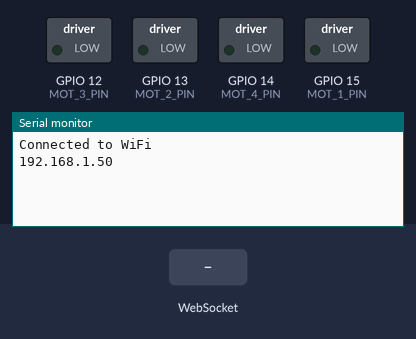
Simulated run of this sketch. Board: ESP8266 (NodeMCU). Shown: switched loads named in the sketch (green lamp = pin HIGH), the last lines printed to the serial monitor. The inputs (shaded band) are chosen by the test bench. WiFi joins after 1.5 s; servers stay silent unless stated.

Above: at 2.7 s.
2.8 s: WebSocket text "PM1.0 :" received
At 3.6 s:
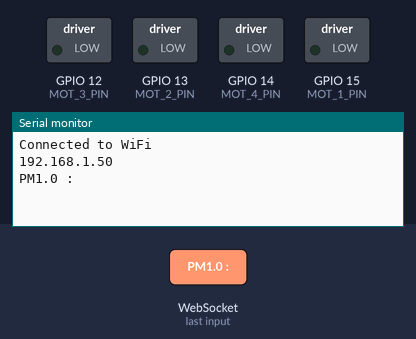
4.3 s: WebSocket text "m1" received
At 4.7 s:
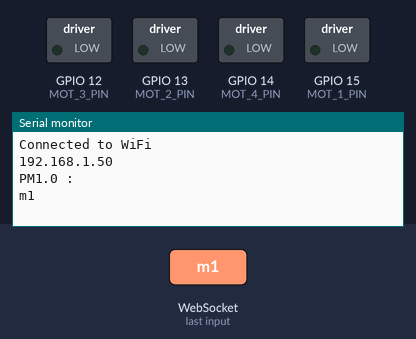

Measured:
- after the input at 2.8 s, the serial monitor: prints a new line at once (image 1)
- after the input at 4.3 s, the serial monitor: prints a new line at once (image 2)

The sketch:

carbo_tyla_firmware.ino
```cpp
// Firmware za Carbo Tyla V1.0
// Last edited: 5.11.2025.

// LED PIN -> 2

//#include <PMS.h>
//#include <SoftwareSerial.h>

#include <ESP8266WiFi.h>
#include <WebSocketsServer.h>

#define ssid "bojinovic"
#define password "dmnkb2023"

//SoftwareSerial Serial_1(2, 1);

//PMS pms(Serial_1);
//PMS::DATA data;

WebSocketsServer webSocket = WebSocketsServer(81);

#define MOT_1_PIN 15
#define MOT_2_PIN 13
#define MOT_3_PIN 12
#define MOT_4_PIN 14

int mot_1, mot_2, mot_3, mot_4;

int delay_time = 0;

bool f_time = false;

/*
  if (msg == "run" || msg == "true") {
    if (f_time == false) {
      for (int i = 0; i < 255; i++) {
        analogWrite(MOT_1_PIN, i);
        analogWrite(MOT_2_PIN, i);
        analogWrite(MOT_3_PIN, i);
        analogWrite(MOT_4_PIN, i);
        delay(10);
        f_time = true;
      }
    } else return;
  } else if (msg == "stop" || msg == "false") {
    if (f_time == true) {
      for (int j = 255; j > 0; j--) {
        analogWrite(MOT_1_PIN, j);
        analogWrite(MOT_2_PIN, j);
        analogWrite(MOT_3_PIN, j);
        analogWrite(MOT_4_PIN, j);
        delay(10);
      }
      f_time = false;
      analogWrite(MOT_1_PIN, 0);
      analogWrite(MOT_2_PIN, 0);
      analogWrite(MOT_3_PIN, 0);
      analogWrite(MOT_4_PIN, 0);
    } else return;
  }
*/


void runMotors(String msg) {
  if (msg == "") return;


  if (msg.startsWith("m1")) {
    mot_1 = msg.substring(3).toInt();
    //Serial.print("mot_1: ");
    //Serial.println(mot_1);
    analogWrite(MOT_1_PIN, map(mot_1, 0, 100, 0, 255));
  } else if (msg.startsWith("m2")) {
    mot_2 = msg.substring(3).toInt();
    //Serial.print("mot_2: ");
    //Serial.println(mot_2);
    analogWrite(MOT_2_PIN, map(mot_2, 0, 100, 0, 255));
  } else if (msg.startsWith("m3")) {
    mot_3 = msg.substring(3).toInt();
    //Serial.print("mot_3: ");
    //Serial.println(mot_3);
    analogWrite(MOT_3_PIN, map(mot_3, 0, 100, 0, 255));
  } else if (msg.startsWith("m4")) {
    mot_4 = msg.substring(3).toInt();
    //Serial.print("mot_4: ");
    //Serial.println(mot_4);
    analogWrite(MOT_4_PIN, map(mot_4, 0, 100, 0, 255));
  } else {
    char delimiter = ',';  // character to split by

    int start = 0;
    int end = msg.indexOf(delimiter);

    while (end != -1) {
      String part = msg.substring(start, end);
      //Serial.println(part); // print each part
      start = end + 1;
      end = msg.indexOf(delimiter, start);
      mot_1 = map(part.toInt(), 0, 100, 0, 255);
      mot_2 = map(part.toInt(), 0, 100, 0, 255);
      mot_3 = map(part.toInt(), 0, 100, 0, 255);
      mot_4 = map(part.toInt(), 0, 100, 0, 255);
    }

    String lastPart = msg.substring(start);
    //Serial.println(lastPart);

    if (mot_1 > 5) {
      analogWrite(MOT_1_PIN, mot_1);
      analogWrite(MOT_2_PIN, mot_2);
      analogWrite(MOT_3_PIN, mot_3);
      analogWrite(MOT_4_PIN, mot_4);
    } else {
      analogWrite(MOT_1_PIN, 0);
      analogWrite(MOT_2_PIN, 0);
      analogWrite(MOT_3_PIN, 0);
      analogWrite(MOT_4_PIN, 0);
    }
  }
}

void checkMessage(String msg) {
  Serial.println(msg);
  runMotors(msg);
}

void webSocketEvent(uint8_t num, WStype_t type, uint8_t *payload, size_t length) {
  if (type == WStype_TEXT) {
    String message = String((char*)payload);
    webSocket.sendTXT(num, message);
    checkMessage(message);
  }
}

void setup() {
  //Serial_1.begin(9600);
  Serial.begin(115200);

    pinMode(MOT_1_PIN, OUTPUT);
    pinMode(MOT_2_PIN, OUTPUT);
    pinMode(MOT_3_PIN, OUTPUT);
    pinMode(MOT_4_PIN, OUTPUT);

    analogWrite(MOT_1_PIN, 0);
    analogWrite(MOT_2_PIN, 0);
    analogWrite(MOT_3_PIN, 0);
    analogWrite(MOT_4_PIN, 0);


  WiFi.begin(ssid, password);
  while (WiFi.status() != WL_CONNECTED) {
    //Serial.println(".");
    delay(500);
  }

  Serial.println("Connected to WiFi");
  Serial.println(WiFi.localIP());

  webSocket.begin();
  webSocket.onEvent(webSocketEvent);
}

void loop() {
  webSocket.loop();
  //if (pms.read(data)) {
  //  Serial.println("PM1.0 :" + String(data.PM_AE_UG_1_0) + "(ug/m3)");
  //  Serial.println("PM2.5 :" + String(data.PM_AE_UG_2_5) + "(ug/m3)");
  //  Serial.println("PM10  :" + String(data.PM_AE_UG_10_0) + "(ug/m3)");
  //}
}
```
